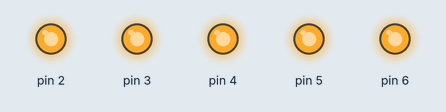
A sketch run on a simulated Arduino Uno, built with avr-gcc and run on an emulated ATmega328P. Shown: output pins drawn as LEDs (lit = HIGH).

Above: at 0.12 s.
At 2.37 s:
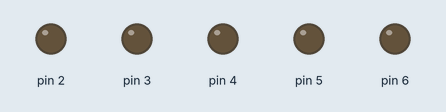
Timing chart, 0 to 3.0 s (numbered marks = the images above):
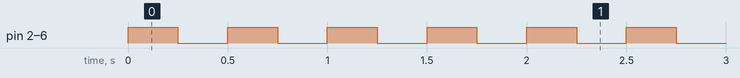

The sketch:

course_robotics_level_two.pptx.ino
```cpp
#define O OUTPUT
#define H HIGH
#define L LOW
int led[5] = {2, 3, 4, 5, 6};

void setup() {
  for (int i = 0; i < 5; i++) {
    pinMode(*(led + i), OUTPUT);
  }
}

void loop() {
  for (int i = 0; i < 5; i++) {
    digitalWrite(*(led + i), H);
  }
  delay(250);
  for (int i = 4; i >= 0; i--) {
    digitalWrite(*(led + i), L);
  }
  delay(250);
}
```

Measured:
- by itself, pin 2–6: alternates HIGH for 0.25 s and LOW for 0.25 s
